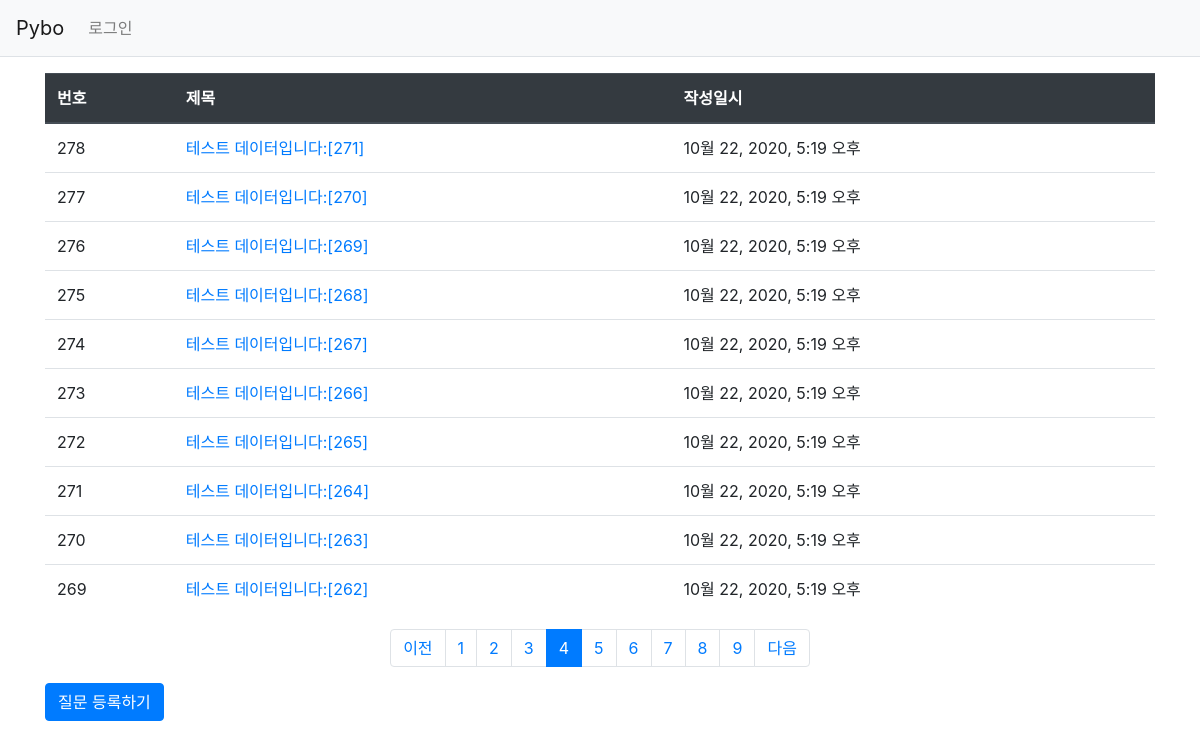
Page /pybo/?page=4 on the committed database.
### pybo/models.py (models this page shows, shortened)
class Question(models.Model):
    subject = models.CharField(max_length=200)
    content = models.TextField()
    create_date = models.DateTimeField()

### pybo/views.py (the view)
# urls.py: path('', views.index, name='index'),
def index(request):
    page = request.GET.get('page', '1')  # 페이지
    question_list = Question.objects.order_by('-create_date')
    paginator = Paginator(question_list, 10)  # 페이지당 10개씩 보여주기
    page_obj = paginator.get_page(page)
    context = {'question_list': page_obj}
    return render(request, 'pybo/question_list.html', context)

### pybo/templatetags/pybo_filter.py (called while the page is built)
@register.filter
def sub(value, arg):
    return value - arg

### templates/pybo/question_list.html (shortened to what this page needs)
{% extends 'base.html' %}
{% load pybo_filter %}
{% block content %}
{% load static %}
<link rel="stylesheet" type="text/css" href="{% static 'bootstrap.min.css' %}">
<div class="container my-3">
    <table class="table">
        <thead>
        <tr class="thead-dark">
            <th>번호</th>
            <th>제목</th>
            <th>작성일시</th>
        </tr>
        </thead>
        <tbody>
        {% if question_list %}
        {% for question in question_list %}
        <tr>
            <td>
                {{ question_list.paginator.count|sub:question_list.start_index|sub:forloop.counter0|add:1 }}
            </td>
            <td>
                <a href="{% url 'pybo:detail' question.id %}">{{ question.subject }}</a>
            </td>
            <td>{{ question.create_date }}</td>
        </tr>
        {% endfor %}
        {% else %}
        <tr>
            <td colspan="3">질문이 없습니다.</td>
        </tr>
        {% endif %}
        </tbody>
    </table>
    <ul class="pagination justify-content-center">
        {% if question_list.has_previous %}
        <li class="page-item">
            <a class="page-link" href="?page={{ question_list.previous_page_number }}">이전</a>
        </li>
        {% else %}
        <li class="page-item disabled">
            <a class="page-link" tabindex="-1" aria-disabled="true" href="#">이전</a>
        </li>
        {% endif %}
        {% for page_number in question_list.paginator.page_range %}
        {% if page_number >= question_list.number|add:-5 and page_number <= question_list.number|add:5 %}
            {% if page_number == question_list.number %}
            <li class="page-item active" aria-current="page">
                <a class="page-link" href="?page={{ page_number }}">{{ page_number }}</a>
            </li>
            {% else %}
            <li class="page-item">
                <a class="page-link" href="?page={{ page_number }}">{{ page_number }}</a>
            </li>
            {% endif %}
        {% endif %}
        {% endfor %}
        {% if question_list.has_next %}
        <li class="page-item">
            <a class="page-link" href="?page={{ question_list.next_page_number }}">다음</a>
        </li>
        {% else %}
        <li class="page-item disabled">
            <a class="page-link" tabindex="-1" aria-disabled="true" href="#">다음</a>
        </li>
        {% endif %}
    </ul>
        <a href="{% url 'pybo:question_create' %}" class="btn btn-primary">질문 등록하기</a>
</div>
{% endblock %}

### rows in the picture
Question: paginator.count|sub "278", subject "테스트 데이터입니다:[271]", create_date "10월 22, 2020, 5:19 오후"
Question: paginator.count|sub "277", subject "테스트 데이터입니다:[270]", create_date "10월 22, 2020, 5:19 오후"
Question: paginator.count|sub "276", subject "테스트 데이터입니다:[269]", create_date "10월 22, 2020, 5:19 오후"
Question: paginator.count|sub "275", subject "테스트 데이터입니다:[268]", create_date "10월 22, 2020, 5:19 오후"
Question: paginator.count|sub "274", subject "테스트 데이터입니다:[267]", create_date "10월 22, 2020, 5:19 오후"
Question: paginator.count|sub "273", subject "테스트 데이터입니다:[266]", create_date "10월 22, 2020, 5:19 오후"
Question: paginator.count|sub "272", subject "테스트 데이터입니다:[265]", create_date "10월 22, 2020, 5:19 오후"
Question: paginator.count|sub "271", subject "테스트 데이터입니다:[264]", create_date "10월 22, 2020, 5:19 오후"
Question: paginator.count|sub "270", subject "테스트 데이터입니다:[263]", create_date "10월 22, 2020, 5:19 오후"
Question: paginator.count|sub "269", subject "테스트 데이터입니다:[262]", create_date "10월 22, 2020, 5:19 오후"

### other values in the picture
{{ page_number }} "1" "2" "3" "5" "6" "7" "8" "9"
{{ page_number }} "4"
